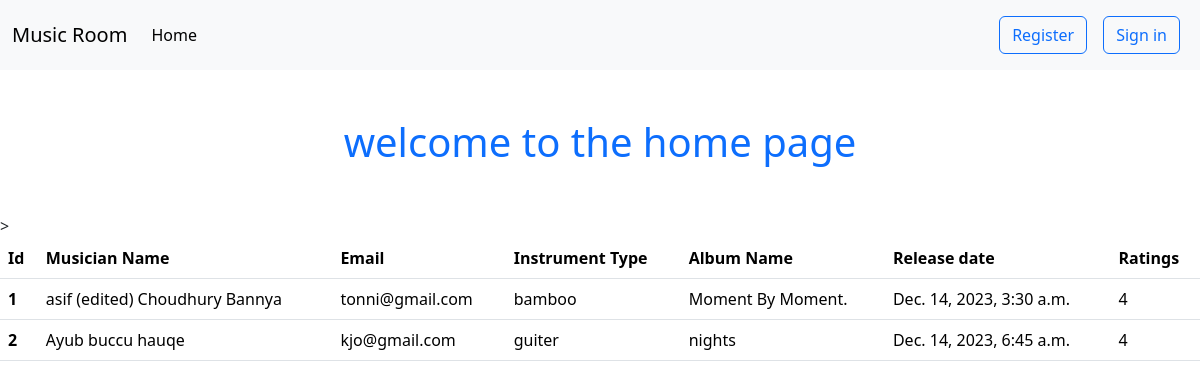
The page / on the database its author committed.
### album/models.py (models this page shows, shortened)
class addAlbumModel(models.Model):
    AlbumName = models.CharField(max_length=100)
    release_date=models.DateTimeField(auto_now_add=True)
    rating_choices=(
    ("1", "1"),
    ("2", "2"),
    ("3", "3"),
    ("4", "4"),
    ("5", "5"),
)
    ratings=models.CharField(choices=rating_choices, max_length=1)
    musician=models.ForeignKey(musicianModel,on_delete=models.CASCADE)

### musician/models.py (models this page shows, shortened)
class musicianModel(models.Model):
    first_name=models.CharField(max_length=50)
    last_name=models.CharField(max_length=50)
    email=models.EmailField()
    phone=models.IntegerField()
    instrument_type=models.CharField(max_length=50)

### musician_directory/views.py (the view)
# urls.py: path("", views.homeView.as_view(), name="home"),
class homeView(ListView):
    template_name="home.html"
    model=addAlbumModel
    context_object_name='data'

### templates/home.html (shortened to what this page needs)
{% extends 'base.html' %}
{% block content %}
<h1 class="text-center text-primary mt-5 mb-5">welcome to the home page</h1>
<table class="table">
    <thead>
      <tr>
        <th scope="col">Id</th>
        <th scope="col">Musician Name</th>
        <th scope="col">Email</th>
        <th scope="col">Instrument Type</th>
        <th scope="col">Album Name</th>
        <th scope="col">Release date</th>
        <th scope="col">Ratings</th>
      </tr>
    </thead>
    <tbody>
        {% for item in data %}
      <tr>
        <th scope="row">{{ forloop.counter }}</th>
        <td>{{ item.musician.first_name }} {{ item.musician.last_name }}</td>
        <td>{{ item.musician.email }}</td>
        <td>{{ item.musician.instrument_type }}</td>
        <td>{{ item.AlbumName }}</td>
        <td>{{ item.release_date }}</td>
        <td>{{ item.ratings }}</td>
      </tr>
      {% endfor %}
    </tbody>
  </table>
{% endblock %}

### templates/base.html (shortened to what this page needs)
<!DOCTYPE html>
<html lang="en">
<head>
    <link href="https://cdn.jsdelivr.net/npm/bootstrap@5.3.2/dist/css/bootstrap.min.css" rel="stylesheet"
>
</head>
<body>
    <nav class="navbar navbar-expand-lg bg-body-tertiary">
        <div class="container-fluid">
            <a class="navbar-brand" href="#">Music Room</a>
            <div class="collapse navbar-collapse" id="navbarTogglerDemo02">
                <ul class="navbar-nav me-auto mb-2 mb-lg-0">
                    <li class="nav-item">
                        <a class="nav-link active" aria-current="page" href="{% url 'home' %}">Home</a>
                    </li>
                </ul>
                <div class="d-flex" role="search">
                    <ul class="navbar-nav me-auto mb-2 mb-lg-0">
                        {% if request.user.is_authenticated %}
                        <li class="nav-item">
                            <a class="nav-link active" aria-current="page" href="{% url 'addMusician' %}"><button type="button" class="btn btn-outline-primary">Add musician</button></a>
                        </li>
                        <li class="nav-item">
                            <a class="nav-link active" aria-current="page" href="{% url 'addAlbum' %}"><button type="button" class="btn btn-outline-primary">Add Album</button></a>
                        </li>
                        <li class="nav-item">
                            <a class="nav-link active" aria-current="page" href="{% url 'profile' %}"><button type="button" class="btn btn-outline-primary">profile</button></a>
                        </li>
                        <li class="nav-item">
                            <a class="nav-link active" aria-current="page" href="{% url 'logOut' %}"><button type="button" class="btn btn-outline-primary">Log out</button></a>
                        </li>
                        {% else %}
                        <li class="nav-item">
                            <a class="nav-link active" aria-current="page" href="{% url 'register' %}"><button type="button" class="btn btn-outline-primary">Register</button></a>
                        </li>
                        <li class="nav-item">
                            <a class="nav-link active" aria-current="page" href="{% url 'signIn' %}"><button type="button" class="btn btn-outline-primary">Sign in</button></a>
                        </li>
                        {% endif %}
                    </ul>
                </div>
            </div>
        </div>
    </nav>
    {% block content %}
    {% endblock %}
</body>
</html>

### rows shown on the page
addAlbumModel: musician.first_name "asif (edited)", musician.last_name "Choudhury Bannya", musician.email "tonni@gmail.com", musician.instrument_type "bamboo", AlbumName "Moment By Moment.", release_date "Dec. 14, 2023, 3:30 a.m.", ratings "4"
addAlbumModel: musician.first_name "Ayub buccu", musician.last_name "hauqe", musician.email "kjo@gmail.com", musician.instrument_type "guiter", AlbumName "nights", release_date "Dec. 14, 2023, 6:45 a.m.", ratings "4"
